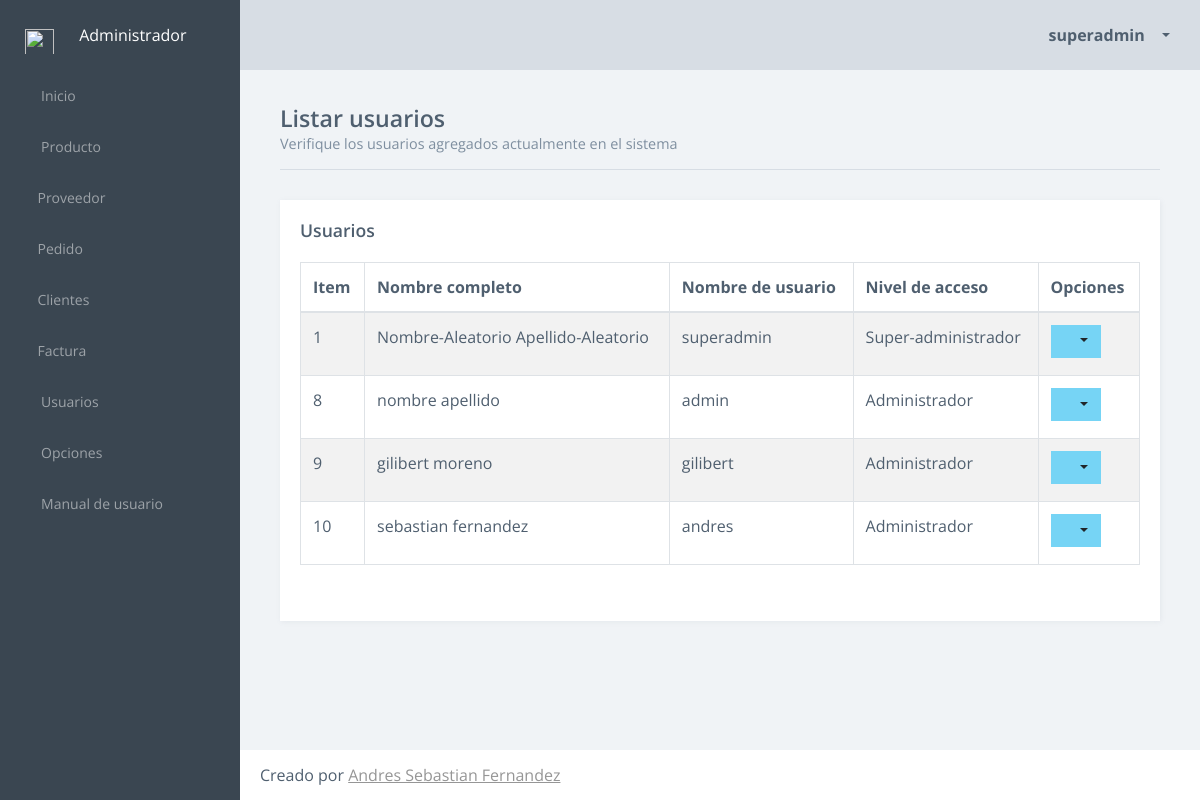
The page /inventario/listarUsuarios (signed in) on the database its author committed.
### inventario/models.py (models this page shows, shortened)
class Usuario(AbstractUser):
    username = models.CharField(max_length=80, unique=True)
    password = models.CharField(max_length=20)
    email = models.EmailField(max_length=100, unique=True)
    first_name = models.CharField(max_length=40)
    last_name = models.CharField(max_length=60)
    nivel = models.IntegerField(null=True)

### inventario/views.py (the view, shortened to what this page needs)
# urls.py: path('listarUsuarios', views.ListarUsuarios.as_view(), name='listarUsuarios'),
class ListarUsuarios(LoginRequiredMixin, View):
    login_url = '/inventario/login'
    redirect_field_name = None
    def get(self, request):
        usuarios = Usuario.objects.all()
        contexto = {'tabla':usuarios}
        contexto = complementarContexto(contexto,request.user)
        return render(request, 'inventario/usuario/listarUsuarios.html', contexto)

### inventario/funciones.py (called while the page is built)
def complementarContexto(contexto,datos):
    contexto['usuario'] = datos.username
    contexto['id_usuario'] = datos.id
    contexto['nombre'] = datos.first_name
    contexto['apellido'] = datos.last_name
    contexto['correo'] = datos.email
    return contexto

### inventario/templates/inventario/usuario/listarUsuarios.html (shortened to what this page needs)
{% extends "inventario/comun/base.html" %}
{% block content %}
{% load static %}
                <article class="content responsive-tables-page">
                    <div class="title-block">
                        <h1 class="title"> Listar usuarios </h1>
                        <p class="title-description"> Verifique los usuarios agregados actualmente en el sistema </p>
                    </div>
                    <section class="section">
                        <div class="row">
                            <div class="col-md-12">
                                <div class="card">
                                    <div class="card-block">
                                        <div class="card-title-block">
                                            <h3 class="title">Usuarios</h3>
                                        </div>
                                        <section class="example">
                                            <div class="table-responsive">
                                                <table id="example2" class="table table-striped table-bordered table-hover">
                                                    <thead>
                                                        <tr>
                                                            <th>Item</th>
                                                            <th>Nombre completo</th>
                                                            <th>Nombre de usuario</th>
                                                            <th>Nivel de acceso</th>
                                                            <th>Opciones</th>
                                                        </tr>
                                                    </thead>
                                                    <tbody>
                                                    	{% for fila in tabla %}
                                                        <tr>
                                                            <td>{{ fila.id}}</td>
                                                            <td>{{ fila.first_name }} {{ fila.last_name }}</td>
                                                            <td>{{ fila.username }}</td>
                                                            <td>
                                                            {% if fila.id == 1 %}
                                                                Super-administrador
                                                            {% elif fila.is_superuser == True %}
                                                                Administrador
                                                            {% else %}
                                                                Usuario
                                                            {% endif %}
                                                            </td>
                                                            <td>
                                                <div class="btn-group">
                                                <button type="button" class="btn btn-info dropdown-toggle" data-toggle="dropdown" aria-haspopup="true" aria-expanded="false"><i class="fa fa-wrench"></i></button>
                                                     </div>
                                                            </td>
                                                        </tr>
                                                        {% endfor %}
                                                    </tbody>
                                                </table>
                                            </div>
                                        </section>
                                    </div>
                                </div>
                            </div>
                        </div>
                    </section>
                </article>
{% endblock %}

### inventario/templates/inventario/comun/header.html (shortened to what this page needs)
                <header class="header">
                    <div class="header-block header-block-nav">
                        <ul class="nav-profile">
                            <li class="profile dropdown">
                                <a class="nav-link dropdown-toggle" data-toggle="dropdown" href="#" role="button" aria-haspopup="true" aria-expanded="false">
                                    <em class="fa fa-user"></em>
                                    <span class="name"> {{ usuario }} </span>
                                </a>
                            </li>
                        </ul>
                    </div>
                </header>

### rows shown on the page
Usuario: username "superadmin", id "1", first_name "Nombre-Aleatorio", last_name "Apellido-Aleatorio", shows "Super-administrador"
Usuario: id "8", first_name "nombre", last_name "apellido", username "admin", is_superuser "Administrador"
Usuario: id "9", first_name "gilibert", last_name "moreno", username "gilibert", is_superuser "Administrador"
Usuario: id "10", first_name "sebastian", last_name "fernandez", username "andres", is_superuser "Administrador"
